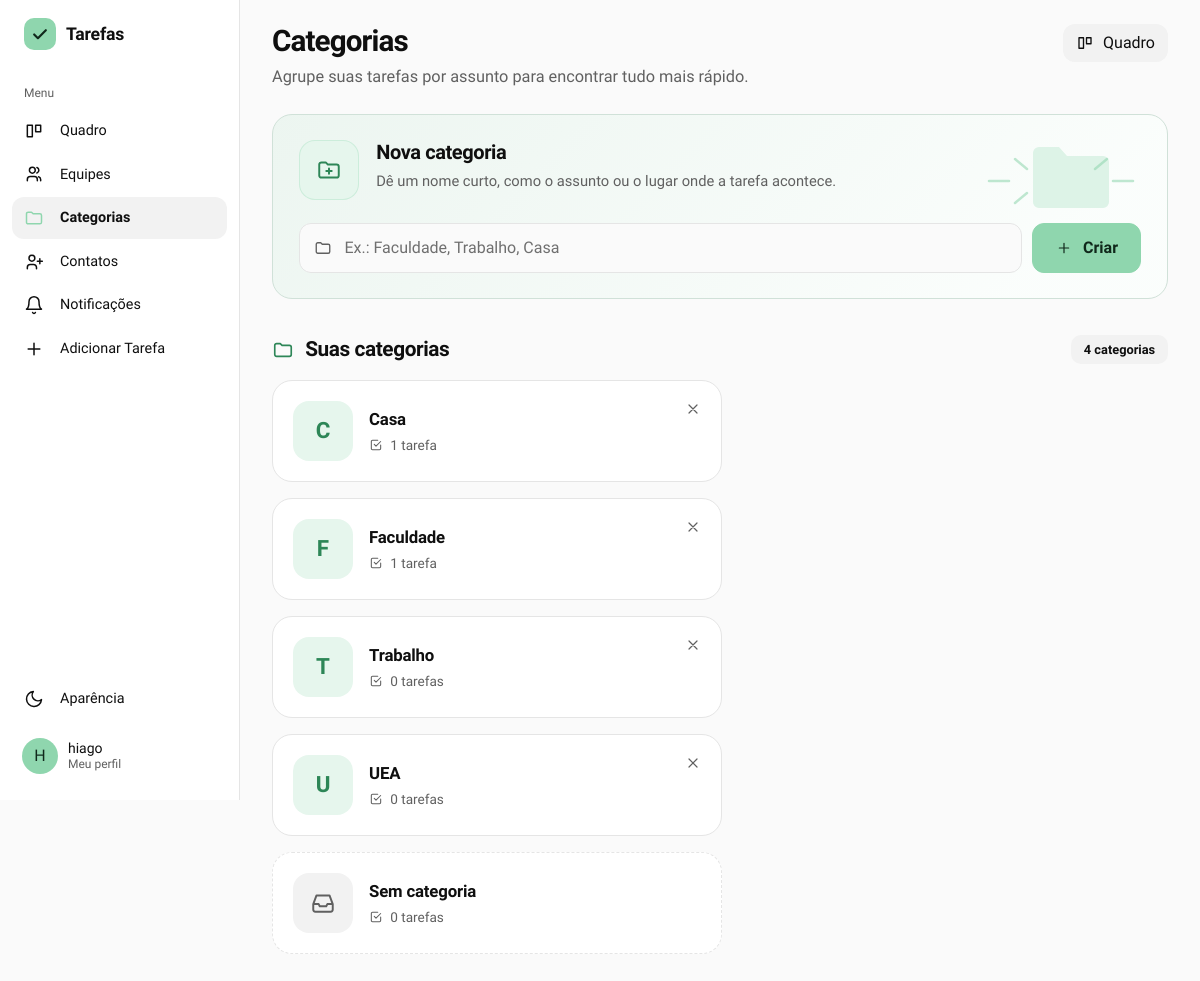
Screenshot of /categorias (signed in) with the database file from the repository.
### gerenciador_de_tarefas/models.py (models this page shows)
class Usuario(db.Model, UserMixin):
    id = db.Column(db.Integer, primary_key=True)
    nomeUsuario = db.Column(db.String(50), unique=True, nullable=False)
    email = db.Column(db.String(254), unique=True, nullable=False)
    senha = db.Column(db.String(255), nullable=False)
    nome = db.Column(db.String(100), nullable=False)
    tarefasCriadas = db.relationship('Tarefa', backref='criador', foreign_keys='Tarefa.criador_id', lazy=True)
    tarefasAtribuidas = db.relationship('Tarefa', backref='responsavel', foreign_keys='Tarefa.responsavel_id', lazy=True)
    cargo = db.Column(db.String(20), nullable=False, default='usuario') #admin ou usuario
    foto_perfil = db.Column(db.String(200), nullable=True, default='default.png')
    ordenacao_quadro = db.Column(db.String(30), nullable=False, default='padrao')

class Categoria(db.Model):
    id = db.Column(db.Integer, primary_key=True)
    nome = db.Column(db.String(50), nullable=False)
    usuario_id = db.Column(db.Integer, db.ForeignKey('usuario.id'), nullable=False)
    tarefas = db.relationship('Tarefa', backref='categoria', lazy=True)
    dono = db.relationship('Usuario')

### gerenciador_de_tarefas/app.py (the view)
@app.route('/categorias')
@login_required
def ver_categorias():
    todas = categorias_do_usuario()
    contagem = {c.id: 0 for c in todas}
    sem_categoria = 0
    for t in tarefas_individuais():
        if t.categoria_id in contagem:
            contagem[t.categoria_id] += 1
        else:
            sem_categoria += 1
    compartilhadas = CategoriaCompartilhada.query.filter_by(usuario_id=current_user.id).all()
    return render_template('categorias.html', categorias=todas,
                           contagem=contagem, sem_categoria=sem_categoria,
                           compartilhadas=compartilhadas)

### gerenciador_de_tarefas/app.py (called while the page is built)
@login_manager.user_loader
def load_user(user_id):
    return db.session.get(Usuario, int(user_id))

@app.context_processor
def injetar_categorias_globais():
    if current_user.is_authenticated:
        return dict(categorias_globais=categorias_acessiveis())
    return dict(categorias_globais=[])

@app.context_processor
def injetar_notificacoes():
    if not current_user.is_authenticated:
        return dict(n_notificacoes=0)
    n = (Contato.query.filter_by(destinatario_id=current_user.id, status='pendente').count()
         + ConviteEquipe.query.filter_by(convidado_id=current_user.id).count()
         + Tarefa.query.filter_by(responsavel_id=current_user.id, aceite='aguardando').count())
    return dict(n_notificacoes=n)

def categorias_do_usuario():
    return Categoria.query.filter_by(usuario_id=current_user.id).order_by(Categoria.nome).all()

def categorias_acessiveis():
    proprias = categorias_do_usuario()
    de_outros = [cs.categoria for cs in CategoriaCompartilhada.query.filter_by(usuario_id=current_user.id).all()]
    return proprias + sorted(de_outros, key=lambda c: c.nome.lower())

def tarefas_individuais():
    todas = Tarefa.query.filter(
        Tarefa.criador_id == current_user.id,
        Tarefa.responsavel_id == current_user.id,
        Tarefa.equipe_id.is_(None)
    ).all()
    return [t for t in todas if t.categoria is None or t.categoria.usuario_id == current_user.id]

### gerenciador_de_tarefas/templates/categorias.html (shortened to what this page needs)
{% extends "base.html" %}
{% block content %}
{% macro ico(nome, t=18) -%}
<svg width="{{ t }}" height="{{ t }}" viewBox="0 0 24 24" fill="none" stroke="currentColor" stroke-width="1.8" stroke-linecap="round" stroke-linejoin="round" aria-hidden="true">
{%- if nome == 'pasta' %}<path d="M3 7a2 2 0 012-2h4l2 2h8a2 2 0 012 2v8a2 2 0 01-2 2H5a2 2 0 01-2-2z"/>
{%- elif nome == 'pasta-mais' %}<path d="M3 7a2 2 0 012-2h4l2 2h8a2 2 0 012 2v8a2 2 0 01-2 2H5a2 2 0 01-2-2zM12 10.5v5M9.5 13h5"/>
{%- elif nome == 'plus' %}<path d="M12 5v14M5 12h14"/>
{%- elif nome == 'tarefa' %}<path d="M9 11l3 3 8-8M20 12v6a2 2 0 01-2 2H6a2 2 0 01-2-2V6a2 2 0 012-2h9"/>
{%- elif nome == 'caixa' %}<path d="M3 13l3-8h12l3 8M3 13v5a2 2 0 002 2h14a2 2 0 002-2v-5M3 13h5l1 2h6l1-2h5"/>
{%- elif nome == 'quadro' %}<path d="M4 5h6v14H4zM14 5h6v8h-6z"/>
{%- elif nome == 'x' %}<path d="M6 6l12 12M18 6L6 18"/>
{%- endif %}</svg>
{%- endmacro %}
<div class="eq-topo">
    <div>
        <h1 class="titulo-pagina">Categorias</h1>
        <p class="eq-subtitulo">Agrupe suas tarefas por assunto para encontrar tudo mais rápido.</p>
    </div>
    <a href="{{ url_for('quadro') }}" class="btn btn-outline-secondary cat-btn-quadro">{{ ico('quadro', 18) }} Quadro</a>
</div>
<section class="eq-card eq-card-destaque cat-nova">
    <div class="eq-card-topo">
        <span class="eq-card-icone">{{ ico('pasta-mais', 26) }}</span>
        <div>
            <h2 class="eq-card-titulo">Nova categoria</h2>
            <p class="eq-card-sub">Dê um nome curto, como o assunto ou o lugar onde a tarefa acontece.</p>
        </div>
    </div>
    <form method="POST" action="{{ url_for('criar_categoria') }}" class="eq-form">
        <div class="eq-form-linha">
            <div class="eq-campo">
                <input type="text" id="nomeCategoria" name="nome" class="form-control eq-input"
                       placeholder="Ex.: Faculdade, Trabalho, Casa" maxlength="50" required>
            </div>
            <button type="submit" class="btn btn-principal">{{ ico('plus', 16) }} Criar</button>
        </div>
    </form>
</section>
<section class="eq-secao mb-5">
    <div class="eq-secao-cab">
        <h2 class="eq-secao-titulo">{{ ico('pasta', 22) }} Suas categorias</h2>
        <span class="eq-contagem">{{ categorias|length }} categoria{{ '' if categorias|length == 1 else 's' }}</span>
    </div>
    <div class="cat-lista">
        {% for c in categorias %}
        <div class="cat-card">
            <a href="{{ url_for('ver_categoria', categoria_id=c.id) }}" class="cat-card-link">
                <span class="eq-inicial" aria-hidden="true">{{ c.nome[:1]|upper }}</span>
                <div class="eq-equipe-corpo">
                    <div class="eq-equipe-nome">{{ c.nome }}</div>
                    <div class="eq-equipe-meta">{{ ico('tarefa', 14) }} {{ contagem[c.id] }} tarefa{{ '' if contagem[c.id] == 1 else 's' }}</div>
                </div>
            </a>
            <form method="POST" action="{{ url_for('excluir_categoria', categoria_id=c.id) }}"
                  class="cat-excluir"
                  onsubmit="return confirm('Excluir a categoria? As tarefas ficam sem categoria.');">
                <button type="submit" aria-label="Excluir categoria">{{ ico('x', 16) }}</button>
            </form>
        </div>
        {% endfor %}
        <a href="{{ url_for('quadro', categoria='nenhuma') }}" class="cat-card cat-card-link cat-sem">
            <span class="eq-inicial cat-sem-icone" aria-hidden="true">{{ ico('caixa', 26) }}</span>
            <div class="eq-equipe-corpo">
                <div class="eq-equipe-nome">Sem categoria</div>
                <div class="eq-equipe-meta">{{ ico('tarefa', 14) }} {{ sem_categoria }} tarefa{{ '' if sem_categoria == 1 else 's' }}</div>
            </div>
        </a>
    </div>
</section>
{% endblock %}

### gerenciador_de_tarefas/templates/base.html (shortened to what this page needs)
<!doctype html>
<html lang="pt-br">
  <head>
    <link
      rel="stylesheet"
      href="https://cdn.jsdelivr.net/npm/bootstrap@5.3.0/dist/css/bootstrap.min.css"
    />
    <link
      rel="stylesheet"
      href="{{ url_for('static', filename='static.css') }}"
    />
    <link rel="stylesheet" href="https://cdn.jsdelivr.net/npm/flatpickr/dist/flatpickr.min.css">
    <link rel="stylesheet" href="https://cdn.jsdelivr.net/npm/flatpickr/dist/themes/dark.css">
  </head>
  <body>
    {% macro aparencia(direcao='dropup') %}
    <div class="{{ direcao }}">
      <button
        class="menu-item"
        type="button"
        data-bs-toggle="dropdown"
        data-bs-auto-close="outside"
        aria-expanded="false"
      >
        <svg viewBox="0 0 24 24" fill="none" stroke="currentColor" stroke-width="1.8" stroke-linecap="round" stroke-linejoin="round" aria-hidden="true"><path d="M21 12.8A9 9 0 1111.2 3a7 7 0 009.8 9.8z"/></svg>
        <span>Aparência</span>
      </button>
    </div>
    {% endmacro %}
    {% macro logo() %}
    <span class="marca-icone">
      <svg width="20" height="20" viewBox="0 0 24 24" fill="none" stroke="currentColor" stroke-width="2.6" stroke-linecap="round" stroke-linejoin="round" aria-hidden="true"><path d="M5 12.5l4.5 4.5L19 7.5"/></svg>
    </span>
    {% endmacro %}
    {% set ep = request.endpoint or '' %}
    {% if current_user.is_authenticated %}
    <div class="app">
      <aside class="lateral" aria-label="Menu principal">
        <a
          class="marca"
          href="{{ url_for('admin_dashboard') if current_user.cargo == 'admin' else url_for('quadro') }}"
        >{{ logo() }}<span>Tarefas</span></a>
        <div class="menu-titulo">Menu</div>
        <a class="menu-item {{ 'ativo' if ep == 'quadro' }}" href="{{ url_for('quadro') }}">
          <svg viewBox="0 0 24 24" fill="none" stroke="currentColor" stroke-width="1.8" stroke-linecap="round" stroke-linejoin="round" aria-hidden="true"><path d="M4 5h6v14H4zM14 5h6v8h-6z"/></svg>
          <span>Quadro</span>
        </a>
        <a class="menu-item {{ 'ativo' if ep in ['equipes', 'ver_equipe', 'adicionar_tarefa_equipe'] }}" href="{{ url_for('equipes') }}">
          <svg viewBox="0 0 24 24" fill="none" stroke="currentColor" stroke-width="1.8" stroke-linecap="round" stroke-linejoin="round" aria-hidden="true"><path d="M16 20v-1.5a3.5 3.5 0 00-3.5-3.5h-5A3.5 3.5 0 004 18.5V20M10 11a3.5 3.5 0 100-7 3.5 3.5 0 000 7zM20 20v-1.5a3.5 3.5 0 00-2.5-3.3M15.5 4.2a3.5 3.5 0 010 6.6"/></svg>
          <span>Equipes</span>
        </a>
        <a class="menu-item {{ 'ativo' if ep in ['ver_categorias', 'ver_categoria'] }}" href="{{ url_for('ver_categorias') }}">
          <svg viewBox="0 0 24 24" fill="none" stroke="currentColor" stroke-width="1.8" stroke-linejoin="round" aria-hidden="true"><path d="M3 7a2 2 0 012-2h4l2 2h8a2 2 0 012 2v8a2 2 0 01-2 2H5a2 2 0 01-2-2z"/></svg>
          <span>Categorias</span>
        </a>
        <a class="menu-item {{ 'ativo' if ep == 'contatos' }}" href="{{ url_for('contatos') }}">
          <svg viewBox="0 0 24 24" fill="none" stroke="currentColor" stroke-width="1.8" stroke-linecap="round" stroke-linejoin="round" aria-hidden="true"><path d="M15 20v-1.5a3.5 3.5 0 00-3.5-3.5h-4A3.5 3.5 0 004 18.5V20M9.5 11a3.5 3.5 0 100-7 3.5 3.5 0 000 7zM19 8v6M16 11h6"/></svg>
          <span>Contatos</span>
        </a>
        <a class="menu-item {{ 'ativo' if ep == 'notificacoes' }}" href="{{ url_for('notificacoes') }}">
          <svg viewBox="0 0 24 24" fill="none" stroke="currentColor" stroke-width="1.8" stroke-linecap="round" stroke-linejoin="round" aria-hidden="true"><path d="M6 8a6 6 0 0112 0c0 7 3 9 3 9H3s3-2 3-9M10.3 21a1.9 1.9 0 003.4 0"/></svg>
          <span>Notificações</span>
        </a>
        <a class="menu-item" href="#" data-bs-toggle="modal" data-bs-target="#modalAdicionarTarefa">
          <svg viewBox="0 0 24 24" fill="none" stroke="currentColor" stroke-width="1.8" stroke-linecap="round" aria-hidden="true"><path d="M12 5v14M5 12h14"/></svg>
          <span>Adicionar Tarefa</span>
        </a>
        <div class="menu-espaco"></div>
        {{ aparencia('dropup') }}
        <a href="#" class="usuario-card mt-2 text-decoration-none" data-bs-toggle="modal" data-bs-target="#modalPerfil" title="Meu Perfil">
          {% if current_user.foto_perfil and current_user.foto_perfil != 'default.png' %}
            <img src="{{ url_for('static', filename='uploads/' + current_user.foto_perfil) }}" alt="" class="usuario-foto" />
          {% else %}
            <span class="usuario-foto">{{ current_user.nomeUsuario[:1]|upper }}</span>
          {% endif %}
          <span class="usuario-nome">{{ current_user.nome or current_user.nomeUsuario }}<small>Meu perfil</small></span>
        </a>
      </aside>
      <main class="conteudo">
        <div class="conteudo-interno">
    {% endif %}
    {% block content %}{% endblock %}
    {% if current_user.is_authenticated %}
        </div>
      </main>
    </div>
    {% else %}
    </main>
    {% endif %}
  </body>
</html>

### rows the page displays
Usuario: nomeUsuario "H", nome "hiago"
Categoria: nome "C", nome "Casa", {{ t }} 14 (drawn), usuario "1"
Categoria: nome "F", nome "Faculdade", {{ t }} 14 (drawn), id "1"
Categoria: nome "T", nome "Trabalho", {{ t }} 14 (drawn), contagem "0", id "s"
Categoria: nome "U", nome "UEA", {{ t }} 14 (drawn), contagem "0", id "s"

### other values shown
{{ categorias|length }} "4"
{{ '' if categorias|length == 1 else 's' }} "s"
{{ sem_categoria }} "0"
{{ '' if sem_categoria == 1 else 's' }} "s"
